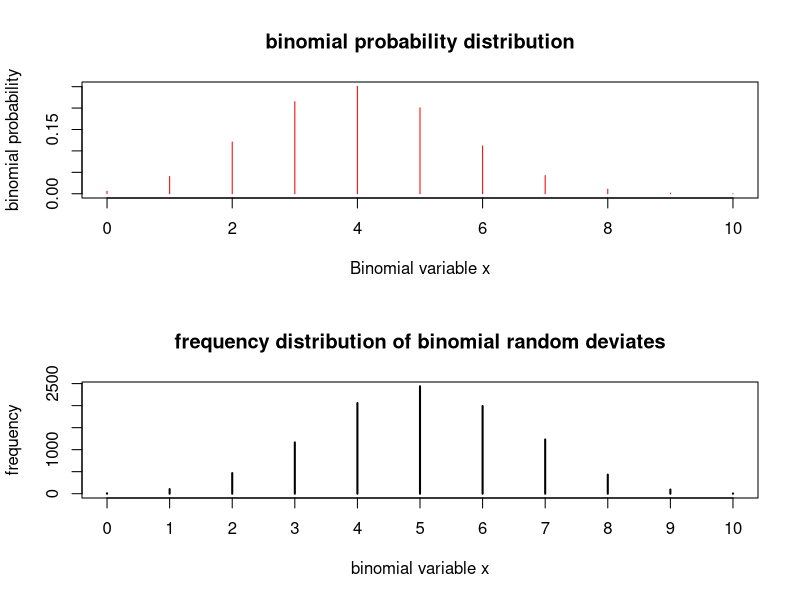

Reproduce this figure in R.
#binomial distribution is disceret 
#The binomial distribution is a discrete probability distribution of x successes in a sequence of n Bernoulli trials, each with a probability of success p. 

#properties ofbinomial distribution 
#There should be a finite number of trials
    #The n trials are considered to be independent of each other
#    Each trial should have only two mutually exclusive outcomes
 #   The probability of success p remains same from trial to trial

#nCx=n!r!(n−r)! * p * (1-p)^n-x 


#The plot of binomial probability distribution

#The discrete probability values Pb(x,n,p)
# p  is less than 0.5, the distribution is skewed to the left 

#Let x be the number of successes in n Bernoulli trials, each with a probability of success p.


n = 10   ## number of trials
p = 0.5  ## probability of success in a trial
x = 3    ## number of successes
#dbinom(x,n,p) returns the binomial probability for x successes in n trials,
binomial_probability = dbinom(x,n,p)
#########################################################

### pbinom(x,n,p) gives cumulative probability for a binomial distribution from 0 to x. 
cumulative_probability = pbinom(x,n,p)
print(paste("cumulative binomial probability for (",x,",",n,",",p,") = ",cumulative_probability))
#######################################################


### Function for finding x value corresponing to a cumulative probability
x_value = qbinom(cumulative_probability, n, p)


### Function that returns 4 random deviates from a Binomial distribution of given (n,p)
deviates = rbinom(4, n, p)
print(paste("4 binomial deviates :  "))
print(deviates)

par(mfrow = c(2,1))

### plot a binomial density distribution using dbinom()
n = 10
p = 0.4
x = seq(0,10)
pdens = dbinom(x,n,p)
plot(x,pdens, type="h", col="red", xlab = "Binomial variable x", ylab="binomial probability", 
       main="binomial probability distribution")

# We generate frequency histogram of binomial deviates using rbinom()
n = 10
p = 0.5
xdev= rbinom(10000, n, p)
plot(table(xdev), type="h", xlab="binomial variable x", ylab="frequency",
            main="frequency distribution of binomial random deviates")


